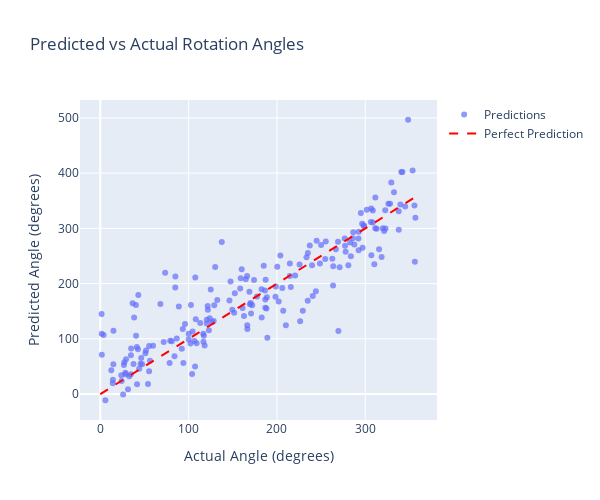

This figure's notebook cell:
### Markdown cell above
### Relationship between the Predicted vs True Rotation Angle

Let's visualize how well `model_rotation_regression` was able to predict the true rotation angle.

### Code cell
# Create scatter plot of predictions vs actual
scatter_fig = go.Figure()
scatter_fig.add_trace(
    go.Scatter(
        x=y_test_rotations[:200],  # First 200 samples for clarity
        y=y_pred_angles[:200],
        mode='markers',
        name='Predictions',
        marker=dict(size=6, opacity=0.7)
    )
)

# Add perfect prediction line
max_angle = max(y_test_rotations[:200])
scatter_fig.add_trace(
    go.Scatter(
        x=[0, max_angle],
        y=[0, max_angle],
        mode='lines',
        name='Perfect Prediction',
        line=dict(dash='dash', color='red')
    )
)

scatter_fig.update_layout(
    title='Predicted vs Actual Rotation Angles',
    xaxis_title='Actual Angle (degrees)',
    yaxis_title='Predicted Angle (degrees)',
    width=600,
    height=500
)

scatter_fig.show()

### Figure 1 — Plotly figure (JSON) as saved in the notebook; plotly's stock layout.template omitted (floating-point values rounded to 4 significant figures; data arrays with more than 128 entries replaced by an {"elided": "..."} marker saying what was removed)
{"data": [{"marker": {"opacity": 0.7, "size": 6}, "mode": "markers", "name": "Predictions", "type": "scatter", "x": {"elided": "200 float values"}, "y": {"elided": "200 float values"}}, {"line": {"color": "red", "dash": "dash"}, "mode": "lines", "name": "Perfect Prediction", "type": "scatter", "x": [0, 356.7], "y": [0, 356.7]}], "layout": {"height": 500, "title": {"text": "Predicted vs Actual Rotation Angles"}, "width": 600, "xaxis": {"title": {"text": "Actual Angle (degrees)"}}, "yaxis": {"title": {"text": "Predicted Angle (degrees)"}}}}
